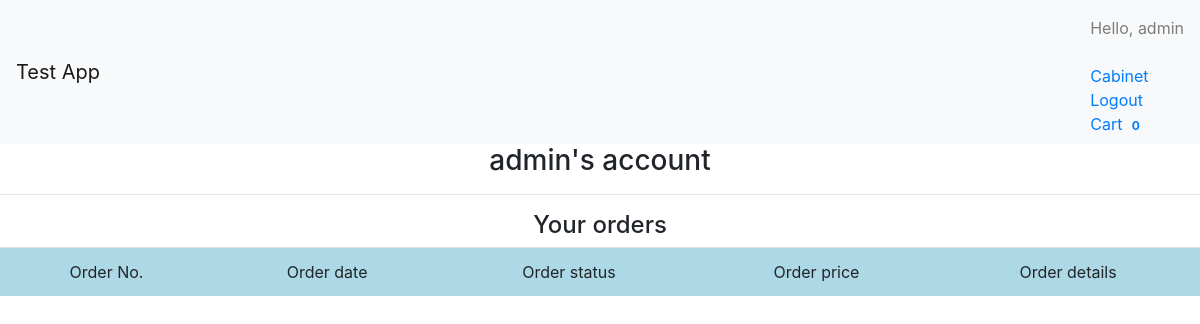
Before: /account/ (signed in) with the older database file.
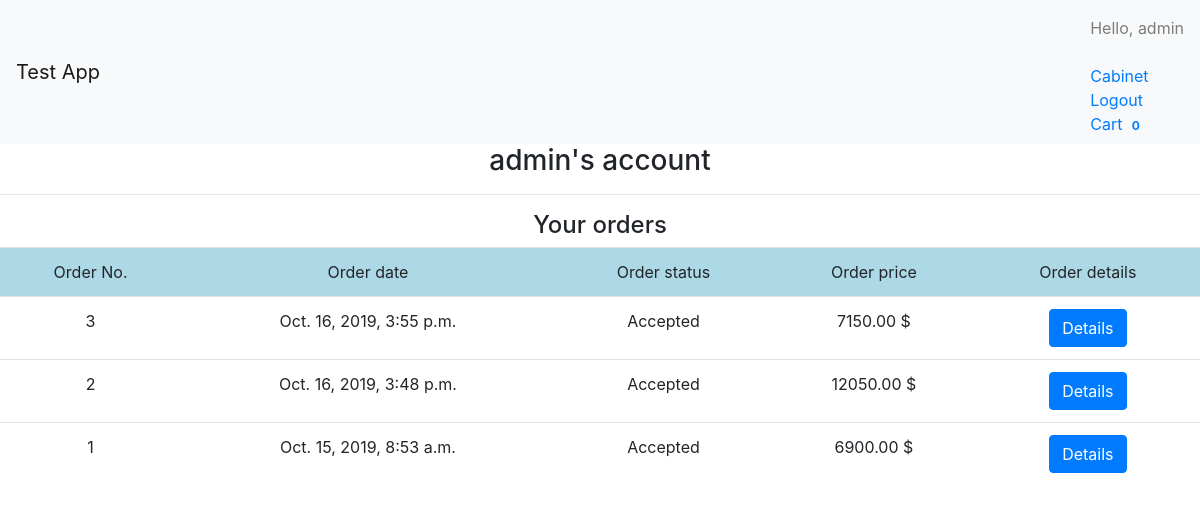
After: the same page with the newer database file.
### ecomapp/models.py (models this page shows, shortened)
class Order(models.Model):
	user = models.ForeignKey(settings.AUTH_USER_MODEL, on_delete=models.CASCADE)
	items = models.ForeignKey(Cart)
	total = models.DecimalField(max_digits=9, decimal_places=2, default=0.00)
	first_name = models.CharField(max_length=200)
	last_name = models.CharField(max_length=200)
	phone = models.CharField(max_length=20)
	address = models.CharField(max_length=255)
	buying_type = models.CharField(max_length=40, choices=(('Pick up', 'Pick up'), ('Delivery', 'Delivery')),default='Pick up')
	date = models.DateTimeField(auto_now_add=True)
	comments = models.TextField()
	status = models.CharField(max_length=100, choices=ORDER_STATUS_CHOISES, default=ORDER_STATUS_CHOISES[0][0])

### ecomapp/views.py (the view)
# urls.py: url(r'^account/$', account_view, name='account'),
def account_view(request):
	order = Order.objects.filter(user=request.user).order_by('-id')
	categories = Category.objects.all()
	context = {
		'order': order,
		'categories': categories
	}
	return render(request, 'account.html', context)

### ecomapp/templates/account.html (shortened to what this page needs)
{% extends 'base.html' %}
{% block content %}
<h3 class="text-center"> {{ request.user}}'s account</h3>
<hr>
<h4 class="text-center">Your orders</h4>
<table class="table">
	<tr style="background: lightblue;">
		<td class="text-center">Order No.</td>
		<td class="text-center">Order date</td>
		<td class="text-center">Order status</td>
		<td class="text-center">Order price</td>
		<td class="text-center">Order details</td>
	</tr>
{% for item in order %}
	<tr>
		<td class="text-center">{{item.id}}</td>
		<td class="text-center">{{item.date}}</td>
		<td class="text-center">{{item.status}}</td>
		<td class="text-center">{{item.total}} $</td>
		<td class="text-center">
			<button type="button" class="btn btn-primary" data-toggle="modal" data-target="#exampleModal-{{ item.id }}">
			  Details
			</button>
		</td>
	</tr>
{% endfor %}
</table>
{% endblock content %}

### ecomapp/templates/base.html (shortened to what this page needs)
{% load static %}
<!DOCTYPE html>
<html lang="en">
<head>
	<link rel="stylesheet" type="text/css" href="{% static 'css/bootstrap.css' %}">
</head>
<body>
	<nav class="navbar navbar-light bg-light">
	  <a class="navbar-brand" href="/">Test App</a>
	  <ul class="nav navbar-nav navbar-right">
	  	{% if not request.user.is_authenticated %}
	  		<li>
	  			<p class="navbar-text">Hello, Guest!</p>
	  		</li>
	  		<li>
	  			<a href='{% url "login" %}'>Login</a>
	  		</li>
	  		<li>
	  			<a href='{% url "registration" %}'>Registration</a>
	  		</li>
	  	{% else %}
	  		<li>
	  			<p class="navbar-text">Hello, {{ request.user }}</p>
	  		</li>
	  		<li>
	  			<a href='{% url "account" %}'>Cabinet</a>
	  		</li>
	  		<li>
	  			<a href='{% url "logout" %}'>Logout</a>
	  		</li>
	  	{% endif %}
	  	<li><a href='{% url "cart" %}'>Cart <span class="badge" id="cart_count">{% if not request.session.total %} 0 {% else %} {{ request.session.total }} {% endif %}</span> </a></li>
	  </ul>
	</nav>
	{% block content %}{% endblock content %}
</body>
</html>

Changed rows visible on the page:
added Order: id "3", date "Oct. 16, 2019, 3:55 p.m.", status "Accepted", total "7150.00"
added Order: id "2", date "Oct. 16, 2019, 3:48 p.m.", status "Accepted", total "12050.00"
added Order: id "1", date "Oct. 15, 2019, 8:53 a.m.", status "Accepted", total "6900.00"
